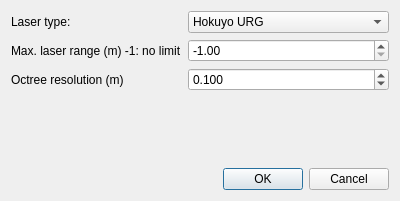
<?xml version="1.0" encoding="UTF-8"?>
<ui version="4.0">
 <class>ViewerSettingsClass</class>
 <widget class="QDialog" name="ViewerSettingsClass">
  <property name="geometry">
   <rect>
    <x>0</x>
    <y>0</y>
    <width>400</width>
    <height>201</height>
   </rect>
  </property>
  <property name="windowTitle">
   <string>ViewerSettings</string>
  </property>
  <layout class="QVBoxLayout" name="verticalLayout">
   <item>
    <layout class="QFormLayout" name="formLayout">
     <property name="fieldGrowthPolicy">
      <enum>QFormLayout::AllNonFixedFieldsGrow</enum>
     </property>
     <item row="0" column="0">
      <widget class="QLabel" name="label">
       <property name="text">
        <string>Laser type: </string>
       </property>
       <property name="buddy">
        <cstring>laserType</cstring>
       </property>
      </widget>
     </item>
     <item row="2" column="1">
      <widget class="QDoubleSpinBox" name="resolution">
       <property name="decimals">
         <number>3</number>
       </property>
       <property name="singleStep">
        <double>0.001000000000000</double>
       </property>
       <property name="value">
        <double>0.100000000000000</double>
       </property>
      </widget>
     </item>
     <item row="0" column="1">
      <widget class="QComboBox" name="laserType">
       <item>
        <property name="text">
         <string>Hokuyo URG</string>
        </property>
       </item>
       <item>
        <property name="text">
         <string>Sick LMS</string>
        </property>
       </item>
      </widget>
     </item>
     <item row="2" column="0">
      <widget class="QLabel" name="label_2">
       <property name="text">
        <string>Octree resolution (m)</string>
       </property>
       <property name="buddy">
        <cstring>resolution</cstring>
       </property>
      </widget>
     </item>
     <item row="1" column="0">
      <widget class="QLabel" name="label_3">
       <property name="text">
        <string>Max. laser range (m) -1: no limit</string>
       </property>
      </widget>
     </item>
     <item row="1" column="1">
       <widget class="QDoubleSpinBox" name="maxRange">
         <property name="minimum">
           <double>-1.0</double>           
         </property>
         <property name="maximum">
           <double>1000.0</double>           
         </property>
         <property name="singleStep">
           <double>0.1</double>
         </property>
         <property name="value">
           <double>-1.0</double>
         </property>
       </widget>
     </item>
    </layout>
   </item>
   <item>
    <widget class="QDialogButtonBox" name="buttonBox">
     <property name="standardButtons">
      <set>QDialogButtonBox::Cancel|QDialogButtonBox::Ok</set>
     </property>
    </widget>
   </item>
  </layout>
 </widget>
 <layoutdefault spacing="6" margin="11"/>
 <resources/>
 <connections>
  <connection>
   <sender>buttonBox</sender>
   <signal>accepted()</signal>
   <receiver>ViewerSettingsClass</receiver>
   <slot>accept()</slot>
   <hints>
    <hint type="sourcelabel">
     <x>199</x>
     <y>177</y>
    </hint>
    <hint type="destinationlabel">
     <x>199</x>
     <y>100</y>
    </hint>
   </hints>
  </connection>
  <connection>
   <sender>buttonBox</sender>
   <signal>rejected()</signal>
   <receiver>ViewerSettingsClass</receiver>
   <slot>reject()</slot>
   <hints>
    <hint type="sourcelabel">
     <x>199</x>
     <y>177</y>
    </hint>
    <hint type="destinationlabel">
     <x>199</x>
     <y>100</y>
    </hint>
   </hints>
  </connection>
 </connections>
</ui>
